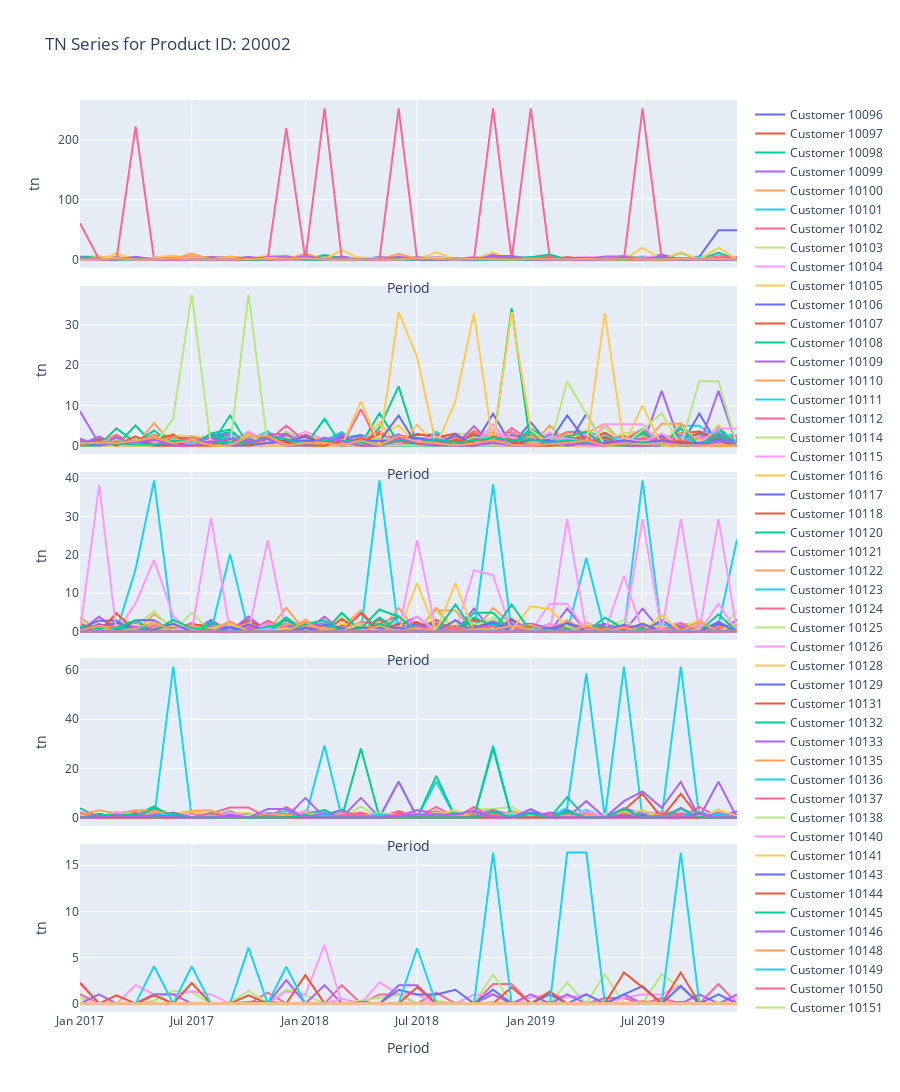

Notebook cell for this chart:
### Markdown cell above
# Análisis de productos/clientes

### Code cell
import plotly.graph_objects as go
from plotly.subplots import make_subplots

# Assuming 'df_final' is already defined
prod_id = 20002
col = 'tn'

# Pivot the dataframe to have customer_id as columns and periodo as the index
df_filtered_product = df_final.copy()
df_filtered_product = df_filtered_product[df_filtered_product['product_id'] == prod_id]

df_filtered_product.reset_index(inplace=True)

# Assuming there's a 'cluster' column that indicates the cluster for each customer
clusters = df_filtered_product['cluster'].unique()

# Create subplots: rows equal to the number of clusters, 1 column
fig = make_subplots(rows=len(clusters), cols=1, shared_xaxes=True, vertical_spacing=0.02)

# Loop through clusters and create a subplot for each
for i, cluster in enumerate(clusters, start=1):
    df_cluster = df_filtered_product[df_filtered_product['cluster'] == cluster]
    df_pivot = df_cluster.pivot(index='periodo', columns='customer_id', values=col)
    
    # Convert 'periodo' from PeriodIndex to Timestamp
    df_pivot.index = df_pivot.index.to_timestamp()
    
    for column in df_pivot.columns:
        fig.add_trace(
            go.Scatter(x=df_pivot.index, y=df_pivot[column], mode='lines', name=f'Customer {column}'),
            row=i, col=1
        )
    
    # Customize the layout for each subplot
    fig.update_xaxes(title_text='Period', row=i, col=1)
    fig.update_yaxes(title_text=col, row=i, col=1)

# Customize the layout for the entire figure
fig.update_layout(
    title=f'TN Series for Product ID: {prod_id}',
    hovermode='x unified',
    height=300 * len(clusters)  # Adjust height based on the number of clusters
)

# Show the plot
fig.show()
